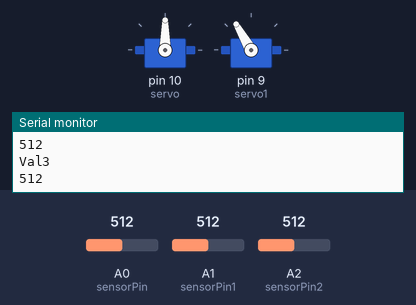
Recording of a sketch running on a simulated Arduino Uno, built with avr-gcc and run on an emulated ATmega328P. Parts: 2 × servo, the last lines printed to the serial monitor. The test bench sets the inputs (shaded band); at power-on: A2 (sensorPin2) = 512, A0 (sensorPin) = 512, A1 (sensorPin1) = 512.

Above: at 1.8 s.
1.9 s: A2 (sensorPin2) set to 20
At 3.2 s:
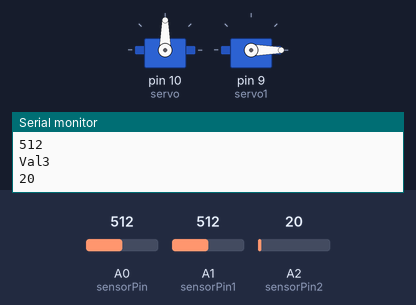
3.5 s: A2 (sensorPin2) set to 40
At 5.0 s:
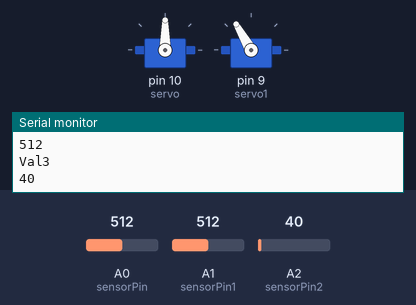
5.5 s: A2 (sensorPin2) set to 0
At 6.6 s:
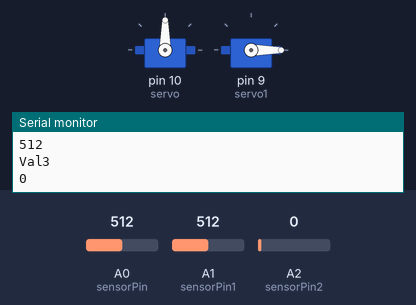
Timing chart, 0 to 8.5 s (numbered marks = the images above; inputs shaded):
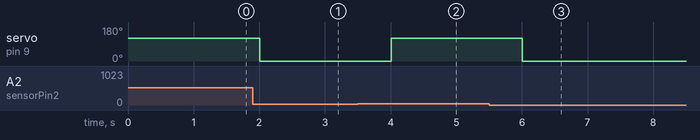

The sketch:

youssef_flame.ino
```cpp
#include <Servo.h>
int sensorPin = A0;
int Val1 = 0;
int sensorPin1 = A1;
int Val2 = 0;
int sensorPin2 = A2;
int Val3 = 0;
Servo servo;  // create servo object to control a servo
Servo servo1;// twelve servo objects can be created on most boards

int pos = 0;    // variable to store the servo position

void setup() {
servo.attach(10);  // attaches the servo on pin 9 to the servo object
servo1.attach(9);
Serial.begin(9600);
}

void loop() {
Val1 = analogRead(sensorPin);
Serial.println("Val1");
Serial.println(Val1);
Val2 = analogRead(sensorPin1);
Serial.println("Val2");
Serial.println(Val2);
Val3 = analogRead(sensorPin2);
Serial.println("Val3");
Serial.println(Val3);
  if( Val1 >= 30 ){
    servo1.write (30);
    }else{
    servo1.write (0);
    }
if( Val2 >= 30 ){
    servo1.write (90);
    }else{
    servo1.write (0);
    }
    if( Val3 >= 30 ){
    servo1.write (120);
    }else{
    servo1.write (0);
    }
delay(1000);
}
```

Measured:
- after the input at 1.9 s, servo on pin 9 (servo1): 120° → 0° after 0.10 s
- after the input at 3.5 s, servo on pin 9 (servo1): 0° → 120° after 0.51 s
- after the input at 5.5 s, servo on pin 9 (servo1): 120° → 0° after 0.51 s
